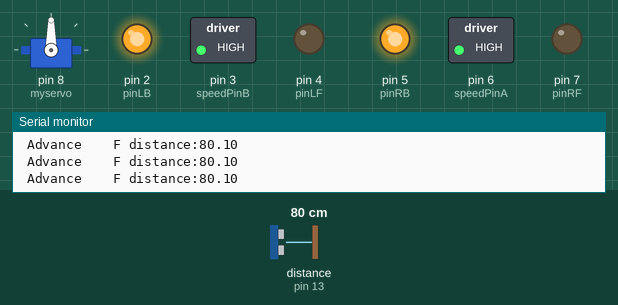
Bench run of a sketch on a simulated Arduino Uno, built with avr-gcc and run on an emulated ATmega328P. Parts: servo, switched loads named in the sketch (green lamp = pin HIGH), output pins drawn as LEDs (lit = HIGH), the last lines printed to the serial monitor. Wiring (inferred from the names in the program): ultrasonic range finder: trigger pin 12; echo pin 13. Dashed ring = blinking. The inputs (shaded band) are chosen by the test bench; at power-on: distance to the obstacle (sensor on pin 13) 80 cm. The echo pulse lasts 58.3 µs per cm; pins used as bus, display or sensor lines are not drawn.

Above: at 1.2 s.
1.3 s: distance to the obstacle (sensor on pin 13) set to 34 cm
2.8 s: distance to the obstacle (sensor on pin 13) set to 30 cm
At 5.2 s:
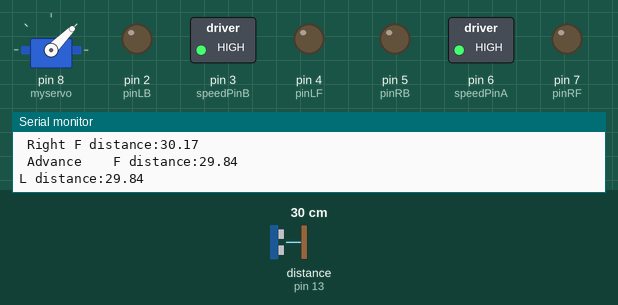
At 5.7 s:
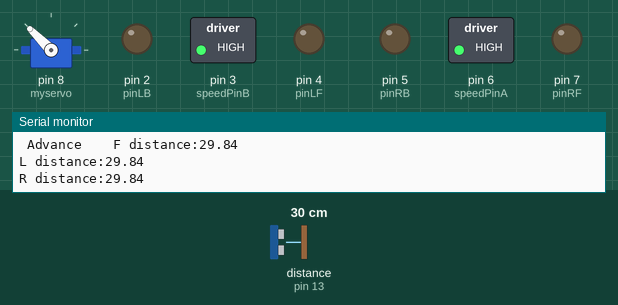
5.8 s: distance to the obstacle (sensor on pin 13) set to 2 cm
8.8 s: distance to the obstacle (sensor on pin 13) set to 14 cm
11.8 s: distance to the obstacle (sensor on pin 13) set to 18 cm
At 14.7 s:
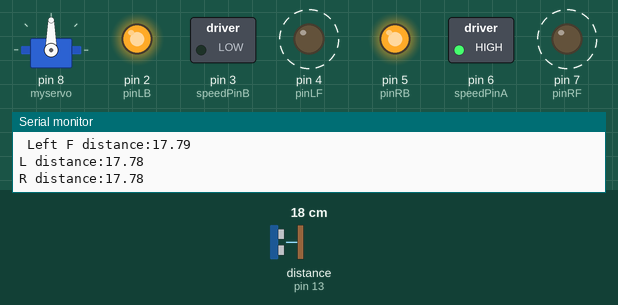
14.8 s: distance to the obstacle (sensor on pin 13) set to 4 cm
At 17.87 s:
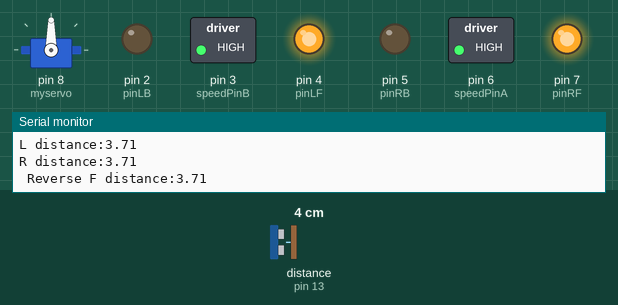
Timing chart, 0 to 18.8 s (numbered marks = the images above; inputs shaded):
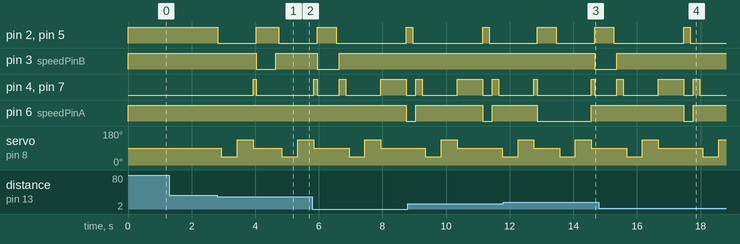

Measured:
- the behaviour switches between 31 and 30 cm on distance to the obstacle (sensor on pin 13) (found by bisection; images 0 and 1)
- after the input at 2.8 s, pin 2 (pinLB): HIGH → LOW at once, → HIGH 1.2 s later, → LOW 0.71 s later; pin 3 (speedPinB): HIGH → LOW after 1.2 s, → HIGH 0.60 s later
- after the input at 5.8 s, pin 6 (speedPinA): HIGH → LOW after 3.0 s
- after the input at 11.8 s, pin 3 (speedPinB): HIGH → LOW after 2.9 s
- after the input at 14.8 s, pin 6 (speedPinA): HIGH → LOW after 2.7 s, → HIGH 0.30 s later

The sketch:

ultrasonic_car.ino
```cpp
#include <Servo.h>
int pinLB=2;     //
int pinLF=4;     //

int pinRB=5;    //
int pinRF=7;    //

int speedPinA=6;
int speedPinB=3;

int inputPin = 13;  //ultrasonic echo
int outputPin =12;  // ultrasonic trigger

int Fspeedd = 0;      // front distance
int Rspeedd = 0;      // right distance
int Lspeedd = 0;      // left distance
int directionn = 0;   //  determine direction of turn
Servo myservo;        // myservo
int delay_time = 250; // stable steering servo motor


int M_SPD = 150;     // Motor speed: (255 MAX)

int Fgo = 8;         // advance
int Rgo = 6;         // turn right
int Lgo = 4;         // turn left
int Bgo = 2;         // back

//Servo Motor alignment - Align servo motor
int AngleFront = 90;
int AngleRight = 135;
int AngleLeft = 45;

void setup()
 {
  Serial.begin(115200);     //
  pinMode(pinLB,OUTPUT); //
  pinMode(pinLF,OUTPUT); //
  pinMode(pinRB,OUTPUT); //
  pinMode(pinRF,OUTPUT); //

  pinMode(speedPinA,OUTPUT);
  pinMode(speedPinB,OUTPUT);

  pinMode(inputPin, INPUT);    // Define ultrasound input pin
  pinMode(outputPin, OUTPUT);  // Define ultrasound output pin

  myservo.attach(8);    // Define the servo motor output pin8 (PWM)
 }
void advance(int a)     // advance
    {                         // In the mid-point of the two wheels as a reference
     digitalWrite(speedPinA,M_SPD);
     digitalWrite(speedPinB,M_SPD);
     digitalWrite(pinRB,HIGH);  // right wheell advance
     digitalWrite(pinRF,LOW);
     digitalWrite(pinLB,HIGH);  // left wheel advance
     digitalWrite(pinLF,LOW);
     delay(a * 100);
    }

void left(int b)        //turn right (single wheel)
    {
     digitalWrite(speedPinA,LOW);
     digitalWrite(speedPinB,HIGH);
     digitalWrite(pinRB,HIGH);   //right stop
     digitalWrite(pinRF,LOW);
     digitalWrite(pinLB,HIGH); //left advance
     digitalWrite(pinLF,LOW);
     delay(b * 100);
    }
void right(int c)         //turn left (single wheel)
    {
     digitalWrite(speedPinA,HIGH);
     digitalWrite(speedPinB,LOW);
     digitalWrite(pinRB,HIGH); //right wheel advance
     digitalWrite(pinRF,LOW);
     digitalWrite(pinLB,HIGH);   //left stop
     digitalWrite(pinLF,LOW);
     delay(c * 100);
    }
void turnL(int d)        //turn right (double wheel)
    {
     digitalWrite(speedPinA,LOW);
     digitalWrite(speedPinB,HIGH);
     digitalWrite(pinRB,HIGH);  //right wheel back
     digitalWrite(pinRF,LOW);
     digitalWrite(pinLB,HIGH);
     digitalWrite(pinLF,LOW);  // left wheel advance
     delay(d * 100);
    }
void turnR(int e)        //turn left (double wheel)
    {
     digitalWrite(speedPinA,HIGH);
     digitalWrite(speedPinB,LOW);
     digitalWrite(pinRB,HIGH); //right wheel advance
     digitalWrite(pinRF,LOW);
     digitalWrite(pinLB,HIGH);   //left stop
     digitalWrite(pinLF,LOW);
     delay(e * 100);
    }
void stopp(int f)         //stop
    {
     digitalWrite(pinRB,LOW);
     digitalWrite(pinRF,LOW);
     digitalWrite(pinLB,LOW);
     digitalWrite(pinLF,LOW);
     delay(f * 100);
    }
void back(int g)          //back
    {
     digitalWrite(speedPinA,HIGH);
     digitalWrite(speedPinB,HIGH);
     digitalWrite(pinRB,LOW);  //right wheel back
     digitalWrite(pinRF,HIGH);
     digitalWrite(pinLB,LOW);  //left wheel back
     digitalWrite(pinLF,HIGH);
     delay(g * 100);
    }

void detection()        //Measuring three angles (2.90.178)
    {
     int delay_time = 250;    //waiting for servo motor stable
     ask_pin_F();            // Read the distance of front

     if(Fspeedd < 15)         // if distance is less than 20cm in front
      {
         stopp(1);               //  clear output, motor stop
         back(2);                //
      }

      if(Fspeedd < 30)         // if distance is less than 25cm in front
      {
         stopp(1);               //  clear output, motor stop
         ask_pin_L();            //  measure left
         delay(delay_time);      //
         ask_pin_R();            //  measure right
         delay(delay_time);      //
         myservo.write(AngleFront);

         if(Lspeedd > Rspeedd)   // compare distance of right and left
         {
            directionn = Lgo;      // turn left
         }

         if(Lspeedd <= Rspeedd)   //
         {
            directionn = Rgo;      // turn right
         }

        if (Lspeedd < 15 && Rspeedd < 15)   //
        {
         directionn = Bgo;      //  reverse
        }
      }
      else                      //
      {
        directionn = Fgo;        //    keep forward
      }

    }
void ask_pin_F()   //
    {
      myservo.write(AngleFront);
      digitalWrite(outputPin, LOW);   //
      delayMicroseconds(2);
      digitalWrite(outputPin, HIGH);  //
      delayMicroseconds(10);
      digitalWrite(outputPin, LOW);    //

      float duration = pulseIn(inputPin, HIGH);  //
      float Fdistance= duration/29/2;       //

      Serial.print("F distance:");      //
      Serial.println(Fdistance);         //
      Fspeedd = Fdistance;              //
    }
 void ask_pin_L()   //
    {
      myservo.write(AngleLeft);
      delay(delay_time);
      digitalWrite(outputPin, LOW);   //
      delayMicroseconds(2);
      digitalWrite(outputPin, HIGH);  //
      delayMicroseconds(10);
      digitalWrite(outputPin, LOW);    //

      float duration = pulseIn(inputPin, HIGH);  //
      float Ldistance= duration/29/2;       //

      Serial.print("L distance:");       //
      Serial.println(Ldistance);         //
      Lspeedd = Ldistance;              //
    }
void ask_pin_R()   //
    {
      myservo.write(AngleRight);
      delay(delay_time);
      digitalWrite(outputPin, LOW);   //
      delayMicroseconds(2);
      digitalWrite(outputPin, HIGH);  //
      delayMicroseconds(10);
      digitalWrite(outputPin, LOW);    //

      float duration = pulseIn(inputPin, HIGH);  //
      float Rdistance= duration/29/2;       //

      Serial.print("R distance:");       //
      Serial.println(Rdistance);         //
      Rspeedd = Rdistance;              //
    }
void testSonic() //function to test the ultrasonic Distance Sensor
    {
      digitalWrite(outputPin, LOW);   //
      delayMicroseconds(2);
      digitalWrite(outputPin, HIGH);  //
      delayMicroseconds(10);
      digitalWrite(outputPin, LOW);    //

      float duration = pulseIn(inputPin, HIGH);  //
      // The speed of sound is 340 m/s or 29 microseconds per centimeter.
      // The ping travels out and back, so to find the distance of the
      // object we take half of the distance travelled.
      float Fdistance= duration/29/2;       //

      if (Fdistance < 10)
      {
         Serial.print("F distance LOW:");      //
         delayMicroseconds(10);
      }

      if (Fdistance > 10 && Fdistance < 20)
      {
         Serial.print("F distance MED:");      //
         delayMicroseconds(10);
      }


      if (Fdistance > 20 && Fdistance < 40)
      {
         Serial.print("F distance HIGH:");      //
         delayMicroseconds(10);
      }

      Serial.print("F distance:");      //
      Serial.println(Fdistance);         //
      Fspeedd = Fdistance;              //
    }


void loop()
 {
    myservo.write(AngleFront);  //
    detection();        // Range detection and direction finder
    //testSonic();         // Ultrasonic Test function


   if(directionn == 2)  //
   {
     back(8);                    //
     turnL(2);                   //
     Serial.print(" Reverse ");   //
   }
   if(directionn == 6)           //
   {
     back(1);
     turnR(6);                   //
     Serial.print(" Right ");    //
   }
   if(directionn == 4)          //
   {
     back(1);
     turnL(6);                  //
     Serial.print(" Left ");     //
   }
   if(directionn == 8)          //
   {
    advance(1);                 //
    Serial.print(" Advance ");   //
    Serial.print("   ");
   }
 }
```
